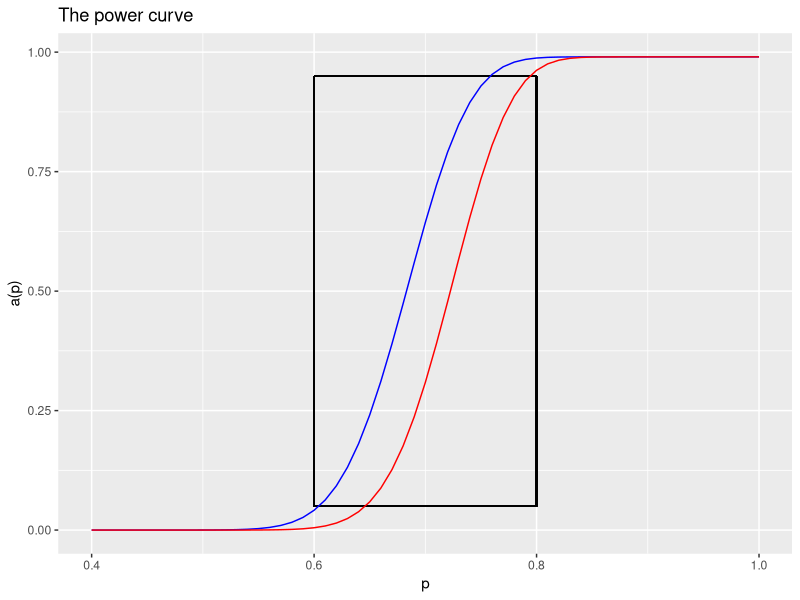

Generate this figure with R:
## ---- chunk 1
knitr::opts_chunk$set(echo = TRUE)
library(ggplot2)
## ---- chunk 2
#type 1 error when p=0.6
n=100
p=0.6
t=100-n*p
m1=rep(0,t)
p1=rep(0,t)
for(i in 0:t){
  m1[i]=i+n*p
  p1[i]=pbinom(n,n,p)-pbinom(m1[i]-1,n,p)
}
a=data.frame(cbind(m1,p1))
## ---- chunk 3
#type 2 error when p=0.8
n=100
p=0.8
t=100-n*p
m2=rep(0,t)
p2=rep(0,t)
for(i in 0:t){
  m2[i]=n*p-i
  p2[i]=pbinom(m2[i]-1,n,p)
}
b=data.frame(cbind(m2,p2))
## ---- chunk 4
a1 <- a[which(a$p1<0.05),1]
b1 <- b[which(b$p2<0.05),1]
## ---- chunk 5
print(min(a1))
## ---- chunk 6
print(max(b1))
## ---- chunk 7
n = 100
p = seq(from=0.4,to=1,by=0.01)
P69=cumsum(dbinom(min(a1),n,p))
P73=cumsum(dbinom(max(b1),n,p))
dt=data.frame(p,P69,P73)
ggplot(dt)+
  geom_segment(aes(x=0.6,xend=0.8,y=0.95,yend=0.95),colour="black")+
  geom_segment(aes(x=0.6,xend=0.8,y=0.05,yend=0.05),colour="black")+
  geom_segment(aes(x=0.6,xend=0.6,y=0.05,yend=0.95),colour="black")+
  geom_segment(aes(x=0.8,xend=0.8,y=0.05,yend=0.95),colour="black")+
  geom_line(aes(p, P69),color="blue")+
  geom_line(aes(p, P73),color="red")+
  xlab("p") +
  ylab("a(p)") +
  ggtitle("The power curve") 
  
